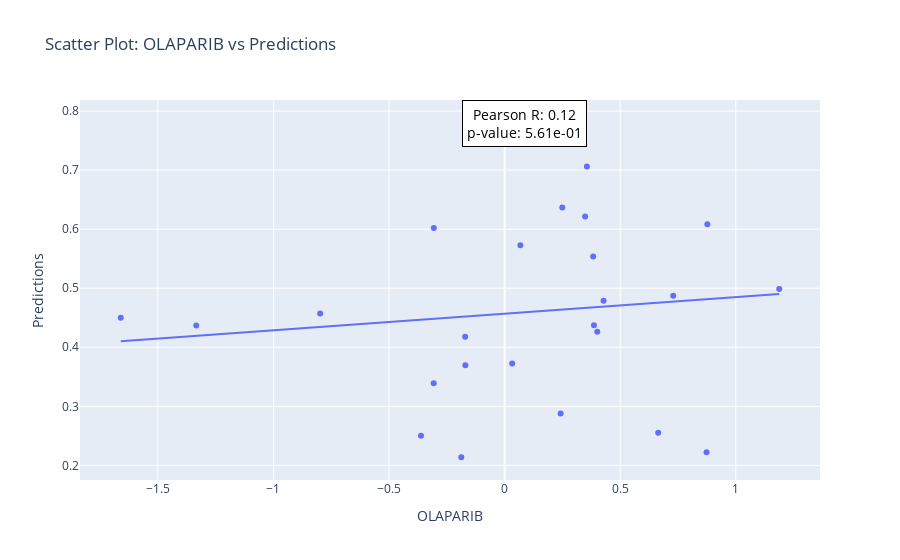
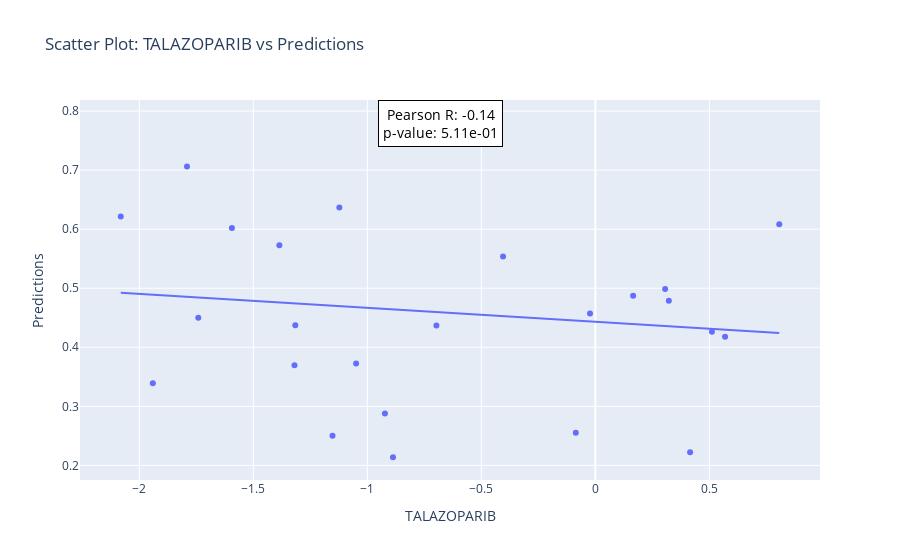
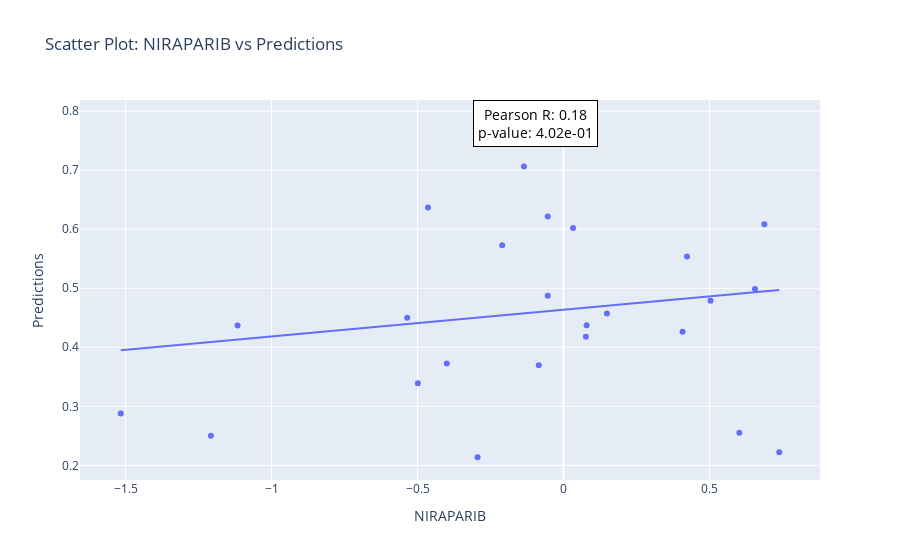
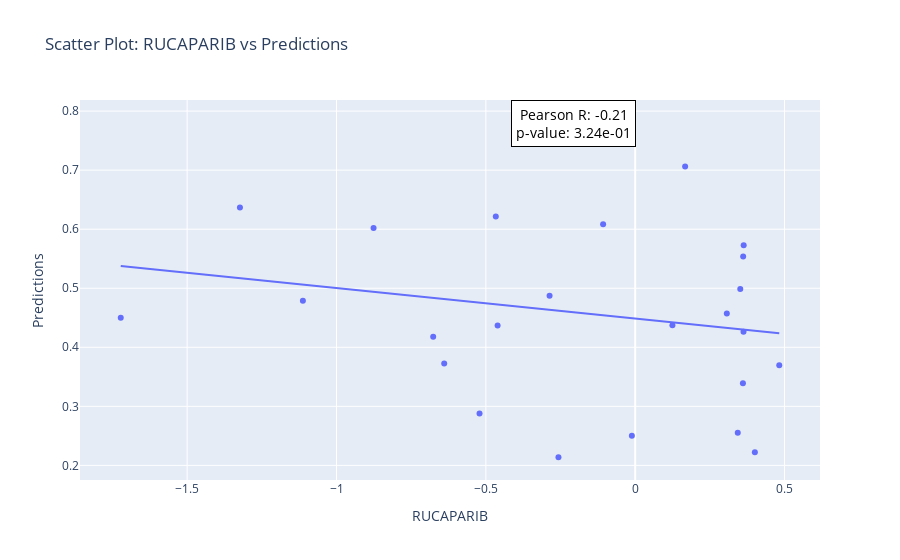

Notebook source saved alongside these figures, in order:
### Code cell
from scipy.stats import pearsonr
import numpy as np
import plotly.express as px

# List of columns to plot
columns_to_plot = ['OLAPARIB', 'TALAZOPARIB', 'NIRAPARIB', 'RUCAPARIB']
merged_prism.dropna(inplace=True)
# Loop through each column and create a scatter plot
for column in columns_to_plot:
    # Data for plotting
    x = merged_prism[column]
    y = merged_prism['Predictions']

    # Calculate Pearson R and p-value
    r_value, p_value = pearsonr(x, y)

    # Create the scatter plot
    fig = px.scatter(
        merged_prism,
        x=column,
        y='Predictions',
        title=f"Scatter Plot: {column} vs Predictions",
        trendline="ols",  # Add regression line
        labels={column: column, 'Predictions': 'Predictions'},
        color_continuous_scale='magenta'  # Use a more subtle color palette
    )

    # Add R value and p-value as annotation
    fig.add_annotation(
        x=np.mean(x), 
        y=np.max(y),
        text=f"Pearson R: {r_value:.2f}<br>p-value: {p_value:.2e}",
        showarrow=False,
        font=dict(size=14, color="black"),
        align="center",
        bordercolor="black",
        borderwidth=1,
        borderpad=4,
        bgcolor="white",
        opacity=1.0
    )

    # Show the plot
    fig.show()

### Figure 1 — Plotly figure (JSON) as saved in the notebook; plotly's stock layout.template omitted (floating-point values rounded to 4 significant figures)
{"data": [{"hovertemplate": "OLAPARIB=%{x}<br>Predictions=%{y}<extra></extra>", "legendgroup": "", "marker": {"color": "#636efa", "symbol": "circle"}, "mode": "markers", "name": "", "orientation": "v", "showlegend": false, "type": "scatter", "x": [-0.7979, -0.1874, 0.4008, -0.1697, -0.1706, 0.8771, 1.188, 0.3482, -0.3068, 0.2451, 0.2495, -1.661, 0.03268, 0.6644, -0.3062, 0.3559, 0.06816, 0.8736, 0.7294, 0.3864, -1.334, -0.3618, 0.3831, 0.428, 0.2423], "xaxis": "x", "y": [0.4571, 0.2138, 0.4263, 0.3697, 0.4177, 0.6083, 0.4986, 0.6216, 0.339, 0.779, 0.6366, 0.4499, 0.3727, 0.2552, 0.6022, 0.7064, 0.5728, 0.2223, 0.4873, 0.4375, 0.4371, 0.2502, 0.554, 0.4787, 0.2878], "yaxis": "y"}, {"hovertemplate": "<b>OLS trendline</b><br>Predictions = 0.028161 * OLAPARIB + 0.456813<br>R<sup>2</sup>=0.014889<br><br>OLAPARIB=%{x}<br>Predictions=%{y} <b>(trend)</b><extra></extra>", "legendgroup": "", "marker": {"color": "#636efa", "symbol": "circle"}, "mode": "lines", "name": "", "showlegend": false, "type": "scatter", "x": [-1.661, -1.334, -0.7979, -0.3618, -0.3068, -0.3062, -0.1874, -0.1706, -0.1697, 0.03268, 0.06816, 0.2423, 0.2451, 0.2495, 0.3482, 0.3559, 0.3831, 0.3864, 0.4008, 0.428, 0.6644, 0.7294, 0.8736, 0.8771, 1.188], "xaxis": "x", "y": [0.41, 0.4192, 0.4343, 0.4466, 0.4482, 0.4482, 0.4515, 0.452, 0.452, 0.4577, 0.4587, 0.4636, 0.4637, 0.4638, 0.4666, 0.4668, 0.4676, 0.4677, 0.4681, 0.4689, 0.4755, 0.4774, 0.4814, 0.4815, 0.4903], "yaxis": "y"}], "layout": {"annotations": [{"align": "center", "bgcolor": "white", "bordercolor": "black", "borderpad": 4, "borderwidth": 1, "font": {"color": "black", "size": 14}, "opacity": 1, "showarrow": false, "text": "Pearson R: 0.12<br>p-value: 5.61e-01", "x": 0.08711, "y": 0.779}], "legend": {"tracegroupgap": 0}, "title": {"text": "Scatter Plot: OLAPARIB vs Predictions"}, "xaxis": {"anchor": "y", "domain": [0, 1], "title": {"text": "OLAPARIB"}}, "yaxis": {"anchor": "x", "domain": [0, 1], "title": {"text": "Predictions"}}}}

### Figure 2 — Plotly figure (JSON) as saved in the notebook; plotly's stock layout.template omitted (floating-point values rounded to 4 significant figures)
{"data": [{"hovertemplate": "TALAZOPARIB=%{x}<br>Predictions=%{y}<extra></extra>", "legendgroup": "", "marker": {"color": "#636efa", "symbol": "circle"}, "mode": "markers", "name": "", "orientation": "v", "showlegend": false, "type": "scatter", "x": [-0.02358, -0.8876, 0.5112, -1.32, 0.5688, 0.8064, 0.3059, -2.082, -1.941, -0.5682, -1.123, -1.741, -1.049, -0.08588, -1.594, -1.791, -1.386, 0.4154, 0.1656, -1.316, -0.6971, -1.153, -0.405, 0.3222, -0.9229], "xaxis": "x", "y": [0.4571, 0.2138, 0.4263, 0.3697, 0.4177, 0.6083, 0.4986, 0.6216, 0.339, 0.779, 0.6366, 0.4499, 0.3727, 0.2552, 0.6022, 0.7064, 0.5728, 0.2223, 0.4873, 0.4375, 0.4371, 0.2502, 0.554, 0.4787, 0.2878], "yaxis": "y"}, {"hovertemplate": "<b>OLS trendline</b><br>Predictions = -0.023731 * TALAZOPARIB + 0.443138<br>R<sup>2</sup>=0.019005<br><br>TALAZOPARIB=%{x}<br>Predictions=%{y} <b>(trend)</b><extra></extra>", "legendgroup": "", "marker": {"color": "#636efa", "symbol": "circle"}, "mode": "lines", "name": "", "showlegend": false, "type": "scatter", "x": [-2.082, -1.941, -1.791, -1.741, -1.594, -1.386, -1.32, -1.316, -1.153, -1.123, -1.049, -0.9229, -0.8876, -0.6971, -0.5682, -0.405, -0.08588, -0.02358, 0.1656, 0.3059, 0.3222, 0.4154, 0.5112, 0.5688, 0.8064], "xaxis": "x", "y": [0.4925, 0.4892, 0.4856, 0.4845, 0.481, 0.476, 0.4745, 0.4744, 0.4705, 0.4698, 0.468, 0.465, 0.4642, 0.4597, 0.4566, 0.4527, 0.4452, 0.4437, 0.4392, 0.4359, 0.4355, 0.4333, 0.431, 0.4296, 0.424], "yaxis": "y"}], "layout": {"annotations": [{"align": "center", "bgcolor": "white", "bordercolor": "black", "borderpad": 4, "borderwidth": 1, "font": {"color": "black", "size": 14}, "opacity": 1, "showarrow": false, "text": "Pearson R: -0.14<br>p-value: 5.11e-01", "x": -0.6796, "y": 0.779}], "legend": {"tracegroupgap": 0}, "title": {"text": "Scatter Plot: TALAZOPARIB vs Predictions"}, "xaxis": {"anchor": "y", "domain": [0, 1], "title": {"text": "TALAZOPARIB"}}, "yaxis": {"anchor": "x", "domain": [0, 1], "title": {"text": "Predictions"}}}}

### Figure 3 — Plotly figure (JSON) as saved in the notebook; plotly's stock layout.template omitted (floating-point values rounded to 4 significant figures)
{"data": [{"hovertemplate": "NIRAPARIB=%{x}<br>Predictions=%{y}<extra></extra>", "legendgroup": "", "marker": {"color": "#636efa", "symbol": "circle"}, "mode": "markers", "name": "", "orientation": "v", "showlegend": false, "type": "scatter", "x": [0.1487, -0.2943, 0.4079, -0.08479, 0.07663, 0.688, 0.656, -0.05402, -0.4989, -0.1786, -0.464, -0.5353, -0.3998, 0.6023, 0.03275, -0.1355, -0.2099, 0.739, -0.05386, 0.07926, -1.116, -1.208, 0.4229, 0.5036, -1.516], "xaxis": "x", "y": [0.4571, 0.2138, 0.4263, 0.3697, 0.4177, 0.6083, 0.4986, 0.6216, 0.339, 0.779, 0.6366, 0.4499, 0.3727, 0.2552, 0.6022, 0.7064, 0.5728, 0.2223, 0.4873, 0.4375, 0.4371, 0.2502, 0.554, 0.4787, 0.2878], "yaxis": "y"}, {"hovertemplate": "<b>OLS trendline</b><br>Predictions = 0.0451451 * NIRAPARIB + 0.463586<br>R<sup>2</sup>=0.030670<br><br>NIRAPARIB=%{x}<br>Predictions=%{y} <b>(trend)</b><extra></extra>", "legendgroup": "", "marker": {"color": "#636efa", "symbol": "circle"}, "mode": "lines", "name": "", "showlegend": false, "type": "scatter", "x": [-1.516, -1.208, -1.116, -0.5353, -0.4989, -0.464, -0.3998, -0.2943, -0.2099, -0.1786, -0.1355, -0.08479, -0.05402, -0.05386, 0.03275, 0.07663, 0.07926, 0.1487, 0.4079, 0.4229, 0.5036, 0.6023, 0.656, 0.688, 0.739], "xaxis": "x", "y": [0.3951, 0.4091, 0.4132, 0.4394, 0.4411, 0.4426, 0.4455, 0.4503, 0.4541, 0.4555, 0.4575, 0.4598, 0.4611, 0.4612, 0.4651, 0.467, 0.4672, 0.4703, 0.482, 0.4827, 0.4863, 0.4908, 0.4932, 0.4946, 0.4969], "yaxis": "y"}], "layout": {"annotations": [{"align": "center", "bgcolor": "white", "bordercolor": "black", "borderpad": 4, "borderwidth": 1, "font": {"color": "black", "size": 14}, "opacity": 1, "showarrow": false, "text": "Pearson R: 0.18<br>p-value: 4.02e-01", "x": -0.09569, "y": 0.779}], "legend": {"tracegroupgap": 0}, "title": {"text": "Scatter Plot: NIRAPARIB vs Predictions"}, "xaxis": {"anchor": "y", "domain": [0, 1], "title": {"text": "NIRAPARIB"}}, "yaxis": {"anchor": "x", "domain": [0, 1], "title": {"text": "Predictions"}}}}

### Figure 4 — Plotly figure (JSON) as saved in the notebook; plotly's stock layout.template omitted (floating-point values rounded to 4 significant figures)
{"data": [{"hovertemplate": "RUCAPARIB=%{x}<br>Predictions=%{y}<extra></extra>", "legendgroup": "", "marker": {"color": "#636efa", "symbol": "circle"}, "mode": "markers", "name": "", "orientation": "v", "showlegend": false, "type": "scatter", "x": [0.3068, -0.2569, 0.3626, 0.4823, -0.6763, -0.1074, 0.3517, -0.4667, 0.3606, -0.3126, -1.323, -1.722, -0.6394, 0.3434, -0.8759, 0.1672, 0.3632, 0.4006, -0.2867, 0.1246, -0.4607, -0.01118, 0.3614, -1.112, -0.5212], "xaxis": "x", "y": [0.4571, 0.2138, 0.4263, 0.3697, 0.4177, 0.6083, 0.4986, 0.6216, 0.339, 0.779, 0.6366, 0.4499, 0.3727, 0.2552, 0.6022, 0.7064, 0.5728, 0.2223, 0.4873, 0.4375, 0.4371, 0.2502, 0.554, 0.4787, 0.2878], "yaxis": "y"}, {"hovertemplate": "<b>OLS trendline</b><br>Predictions = -0.0515713 * RUCAPARIB + 0.448645<br>R<sup>2</sup>=0.042220<br><br>RUCAPARIB=%{x}<br>Predictions=%{y} <b>(trend)</b><extra></extra>", "legendgroup": "", "marker": {"color": "#636efa", "symbol": "circle"}, "mode": "lines", "name": "", "showlegend": false, "type": "scatter", "x": [-1.722, -1.323, -1.112, -0.8759, -0.6763, -0.6394, -0.5212, -0.4667, -0.4607, -0.3126, -0.2867, -0.2569, -0.1074, -0.01118, 0.1246, 0.1672, 0.3068, 0.3434, 0.3517, 0.3606, 0.3614, 0.3626, 0.3632, 0.4006, 0.4823], "xaxis": "x", "y": [0.5375, 0.5169, 0.506, 0.4938, 0.4835, 0.4816, 0.4755, 0.4727, 0.4724, 0.4648, 0.4634, 0.4619, 0.4542, 0.4492, 0.4422, 0.44, 0.4328, 0.4309, 0.4305, 0.43, 0.43, 0.4299, 0.4299, 0.428, 0.4238], "yaxis": "y"}], "layout": {"annotations": [{"align": "center", "bgcolor": "white", "bordercolor": "black", "borderpad": 4, "borderwidth": 1, "font": {"color": "black", "size": 14}, "opacity": 1, "showarrow": false, "text": "Pearson R: -0.21<br>p-value: 3.24e-01", "x": -0.2059, "y": 0.779}], "legend": {"tracegroupgap": 0}, "title": {"text": "Scatter Plot: RUCAPARIB vs Predictions"}, "xaxis": {"anchor": "y", "domain": [0, 1], "title": {"text": "RUCAPARIB"}}, "yaxis": {"anchor": "x", "domain": [0, 1], "title": {"text": "Predictions"}}}}
